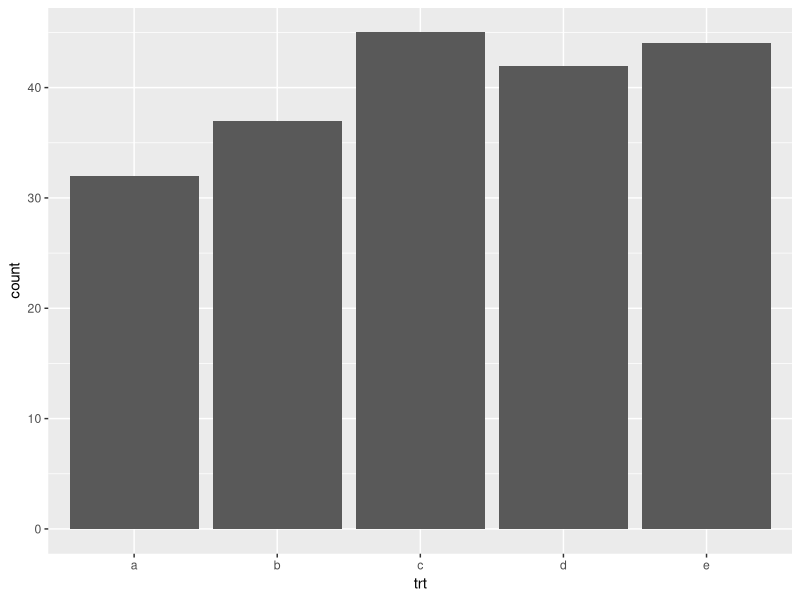
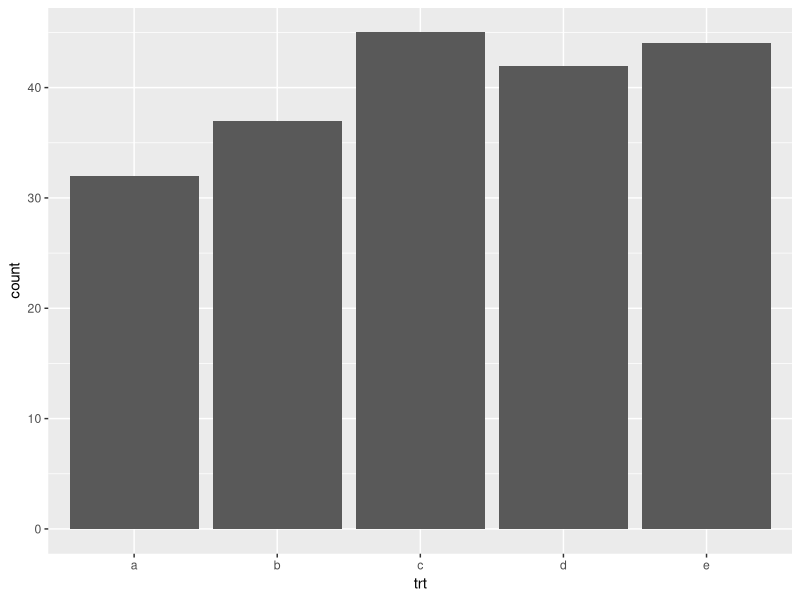
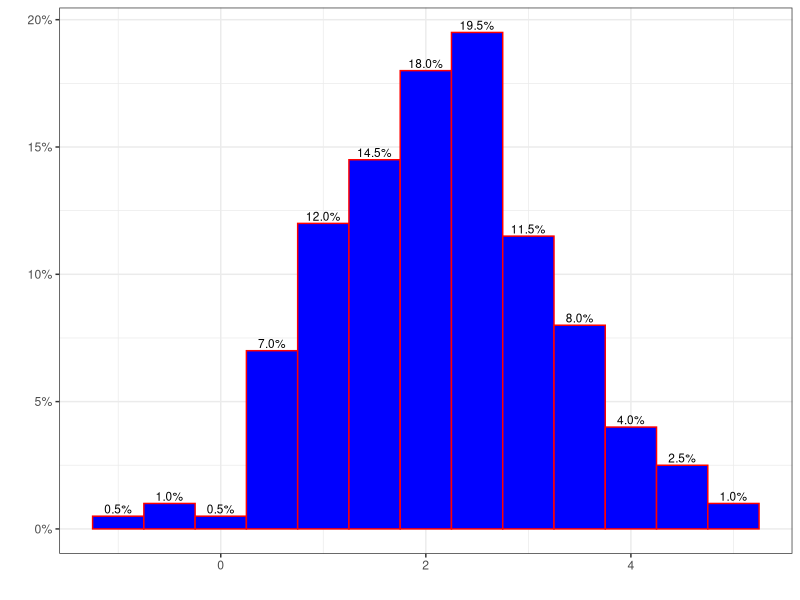

Recreate these plots in R, in order.
## ---- chunk 1
colFmt = function(x,color){
  outputFormat = opts_knit$get("rmarkdown.pandoc.to")
  if(outputFormat == 'latex')
    paste("\\textcolor{",color,"}{",x,"}",sep="")
  else if(outputFormat == 'html')
    paste("<font color='",color,"'>",x,"</font>",sep="")
  else
    x
}
## ---- chunk 2
library(ggplot2)
library(scales)
library(data.table)
dat <- data.table(trt = sample(letters[1:5], size = 200, replace = TRUE),
                  value = rnorm(200, 2, 1))
dat_s <- dat[, list(count = .N), by = trt]
ggplot(dat, aes(trt)) + geom_bar() # the same as
ggplot(dat_s, aes(trt)) + geom_col(aes(y=count))
## ---- chunk 3
m <- ggplot(dat, aes(x = value))
mm <- m + geom_histogram(aes(y = ..count../sum(..count..)), binwidth = 0.5, color = 'red',
                         fill = 'blue')
mm$layers
mm + geom_text(aes(y = ..count../sum(..count..), 
                   label = scales::percent(..count../sum(..count..))),
               stat = 'bin', binwidth = 0.5, vjust = -0.3, size = 3) + 
  scale_y_continuous(labels = percent) + labs(x="", y ="") + theme_bw()
